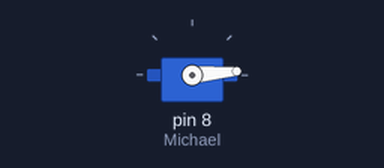
A sketch run on a simulated Arduino Uno, built with avr-gcc and run on an emulated ATmega328P. On the bench: servo.

Above: at 0.2 s.
At 1.8 s:
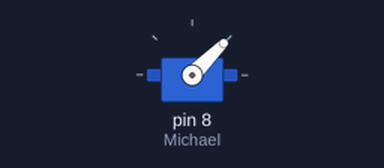
At 3.6 s:
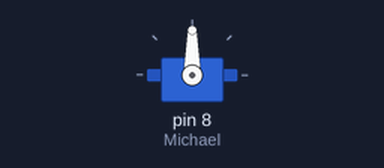
At 7.2 s:
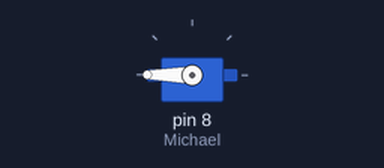
Timing chart, 0 to 8.7 s (numbered marks = the images above):
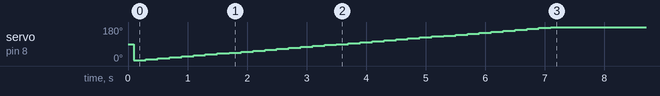

Measured:
- by itself, servo on pin 8 (Michael): 90° → 5° at 0.10 s, → 10° 0.20 s later, → 15° 0.20 s later, → 20° 0.20 s later, … (36 changes in this stretch)

The sketch:

incrementalServo.ino
```cpp
#include <Servo.h>
Servo Michael;
int angle;

void setup() {
  Michael.attach(8);
}

void loop() {
  delay(100); // add some delay between reads  increment += 5;
  if(angle < 180){
  angle = angle + 5;
  Michael.write(angle);
  delay(100);
  }
}
```
